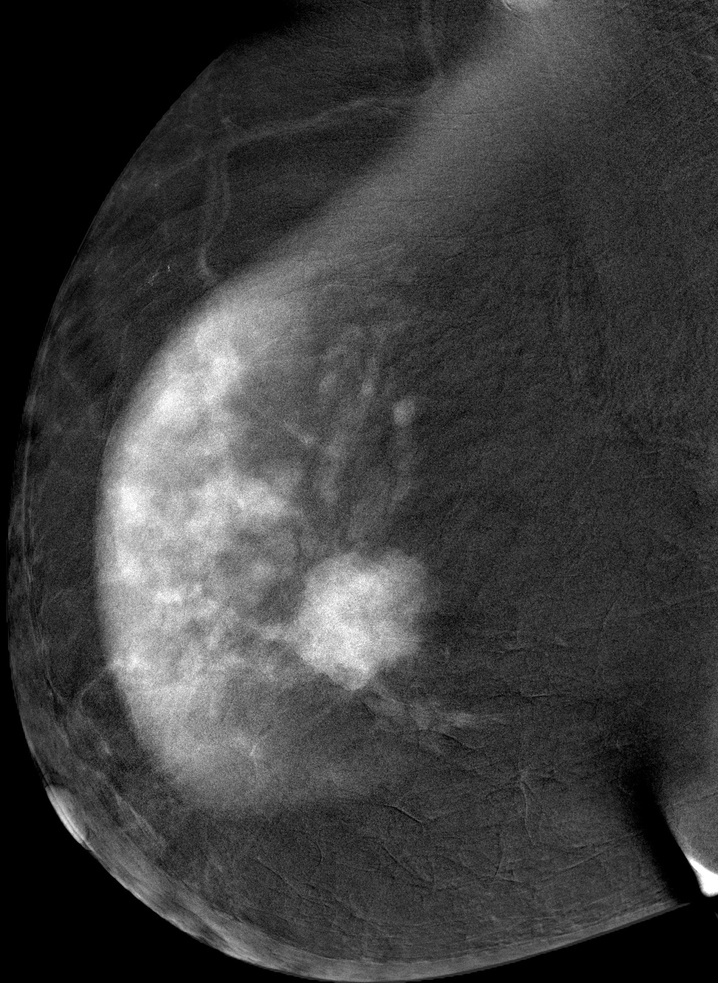
%> input picture program/sample_images/cdd-cancerous-1.jpg, 718 x 983 px, shrunk from 1858 x 2543 before the run
$ octave --eval "result = border('sample_images/cdd-cancerous-1.jpg');"   (GNU Octave 9; MATLAB toolbox functions it lacks are replaced by stand-ins)
%> lines starting %> are read from the running program, lines starting %| are printed output that depends on the picture; in (x1, y1, x2, y2) boxes, pixels count from 0 and x2, y2 are one past the last pixel; in counts of white or black regions, pixels touching at a corner belong together; the program's own positions count from 1
% border
%
%Author: Paul Wanczuk
%Course: BME 3053C Computer Applications for BME
%Term: Fall 2022
%J. Crayton Pruitt Family Department of Biomedical Engineering
%University of Florida
%Email: pwanczuk@ufl.edu
%
%This function detects the border, outside region of the breast that may
%have bright regions that would interfere with Calcificator and Tumorator
%functions.
function [Bord]=border(imgn)
%> called with imgn = 'sample_images/cdd-cancerous-1.jpg'
img=imread(imgn);
%> img is the input picture: size 983x718 uint8; min 0, max 255, mean 61.4
%brightens the entire breast and fills in holes in the breast image
I=imsharpen(img,'Amount',50);
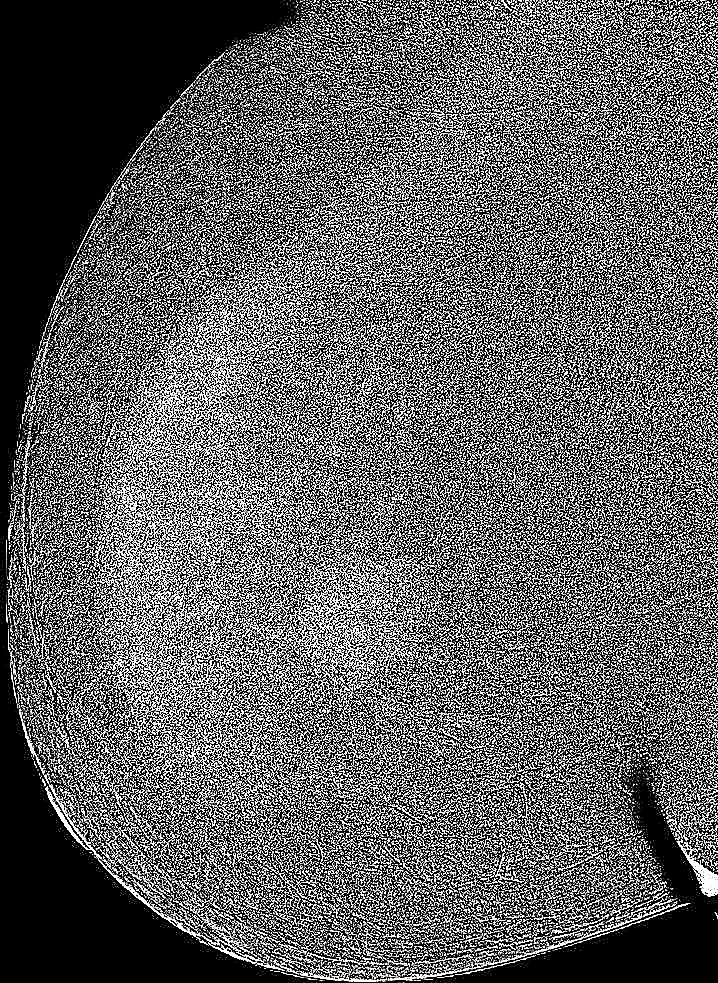
%> I: size 983x718 uint8; min 0, max 255, mean 96.6
se90=strel('line', 6, 90);
se0=strel('line', 6, 0);
Idil=imdilate(I,[se90 se0]);
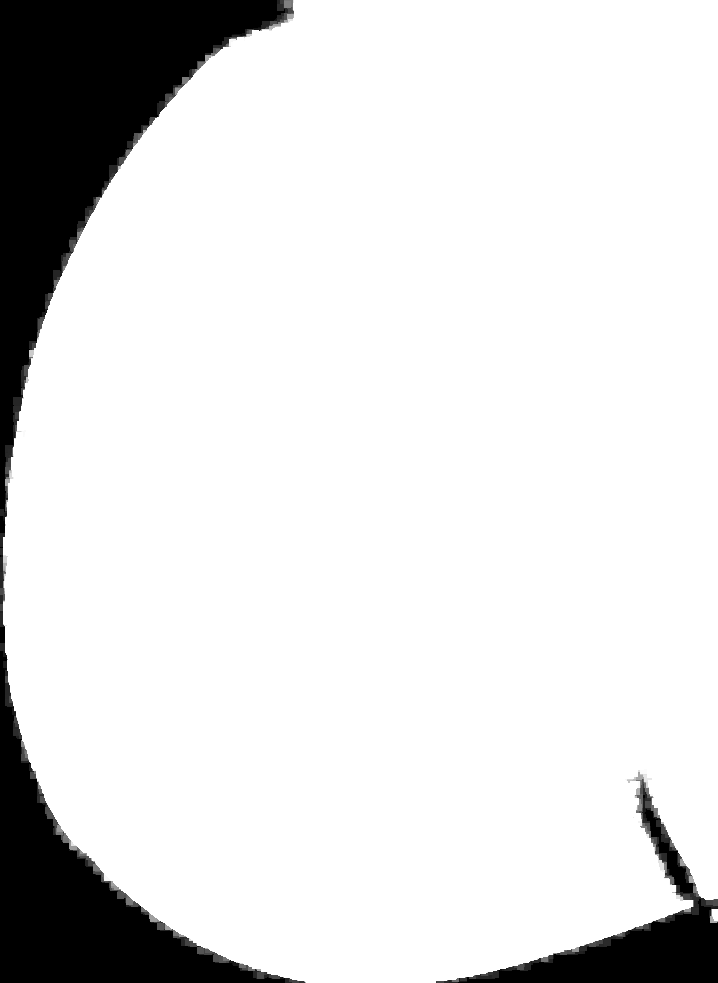
%> Idil: size 983x718 uint8; min 0, max 255, mean 223.2
%finds the border of the breast and enlarges/thickens the border
[~, threshold]=edge(Idil,'sobel');
%> threshold = 0.0547
fudgeFactor=0.8;
Iedge=edge(Idil, 'sobel', threshold*fudgeFactor);
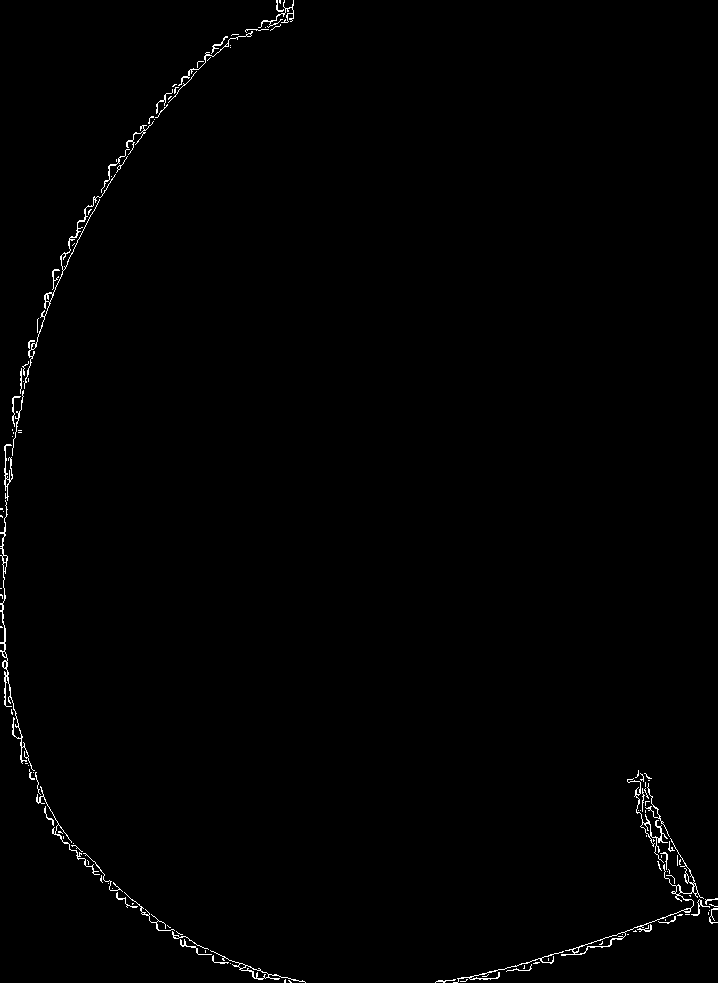
%> Iedge: size 983x718 logical; 0.74% white in thin lines or dots
se91=strel('line', 25, 90);
se1=strel('line', 25, 0);
Bord=imdilate(Iedge,[se91 se1]);
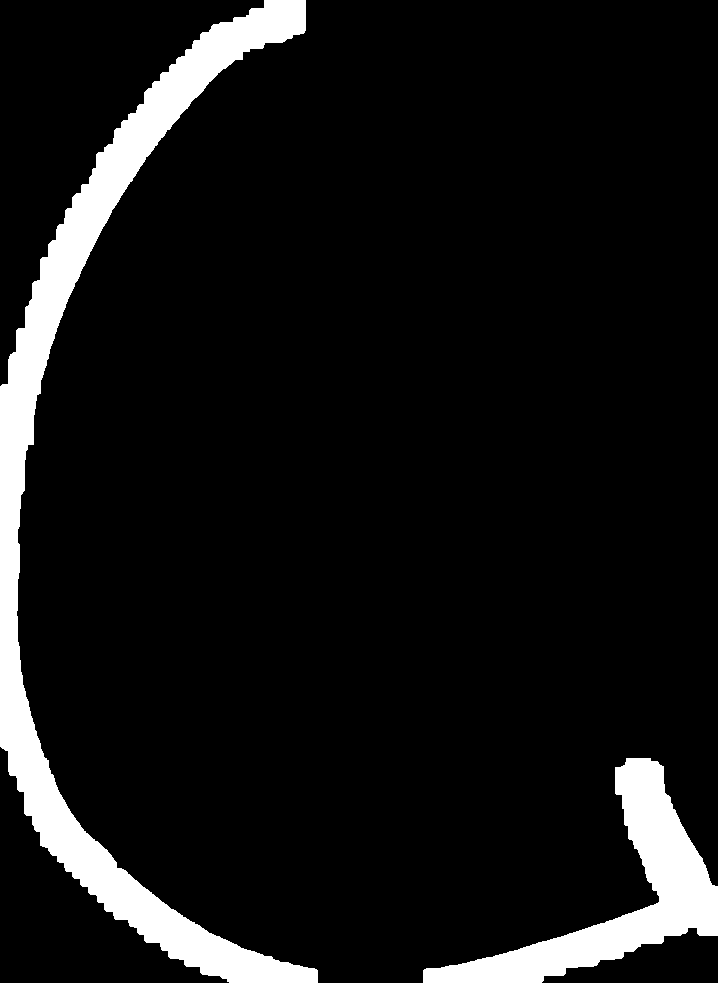
%> Bord: size 983x718 logical; 8.5% white; 2 white regions, box (x1, y1, x2, y2) and area: (0, 0, 318, 983) 42466, (423, 758, 718, 983) 17398
end

$ run again, on program/sample_images/cdd-cancerous-2.jpg
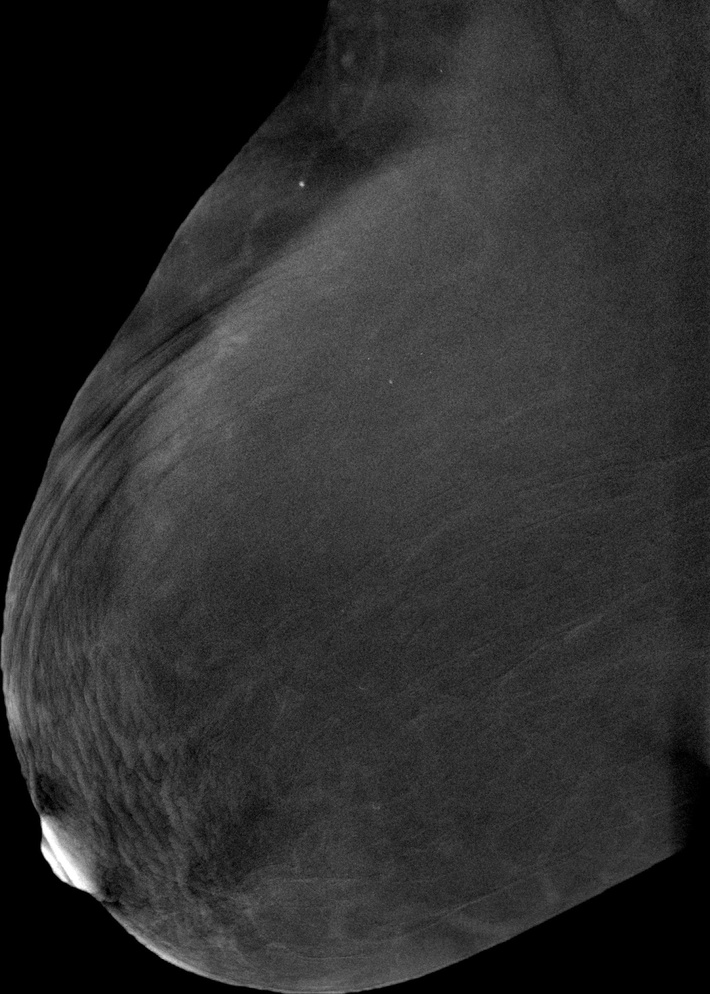
%> input picture program/sample_images/cdd-cancerous-2.jpg, 710 x 994 px, shrunk from 1491 x 2088 before the run
%> in border, img is the input picture: size 994x710 uint8; min 0, max 255, mean 45.2
%> in border, `Idil=imdilate(I,[se90 se0]);`:
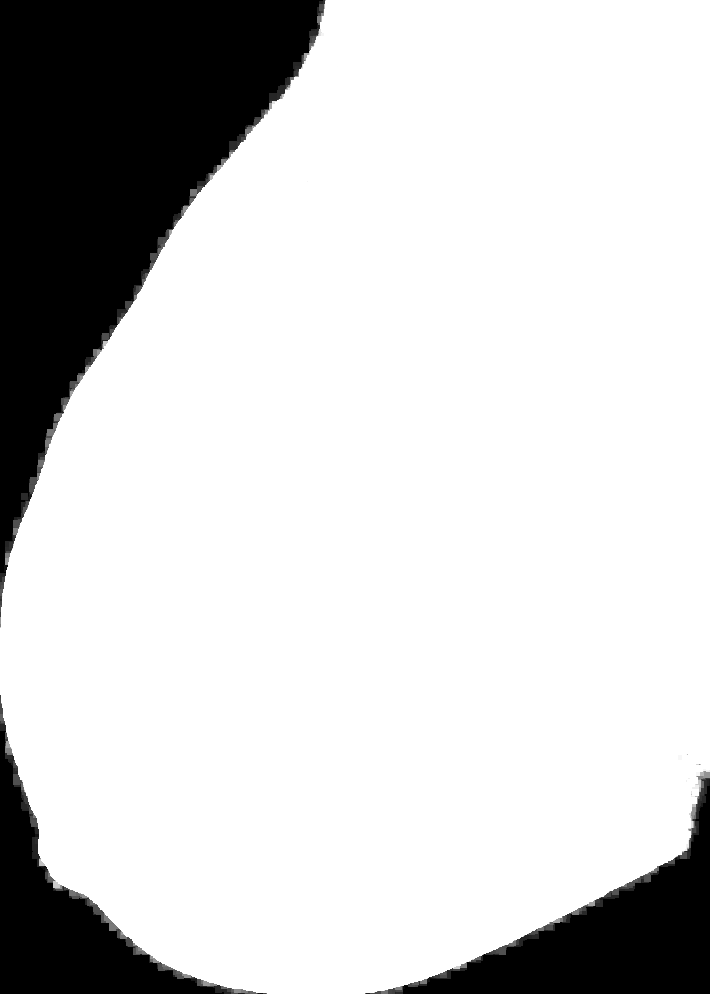
%> Idil: size 994x710 uint8; min 0, max 255, mean 208.4
%> threshold = 0.049
%> Iedge: size 994x710 logical; 0.65% white in thin lines or dots
%> in border, `Bord=imdilate(Iedge,[se91 se1]);`:
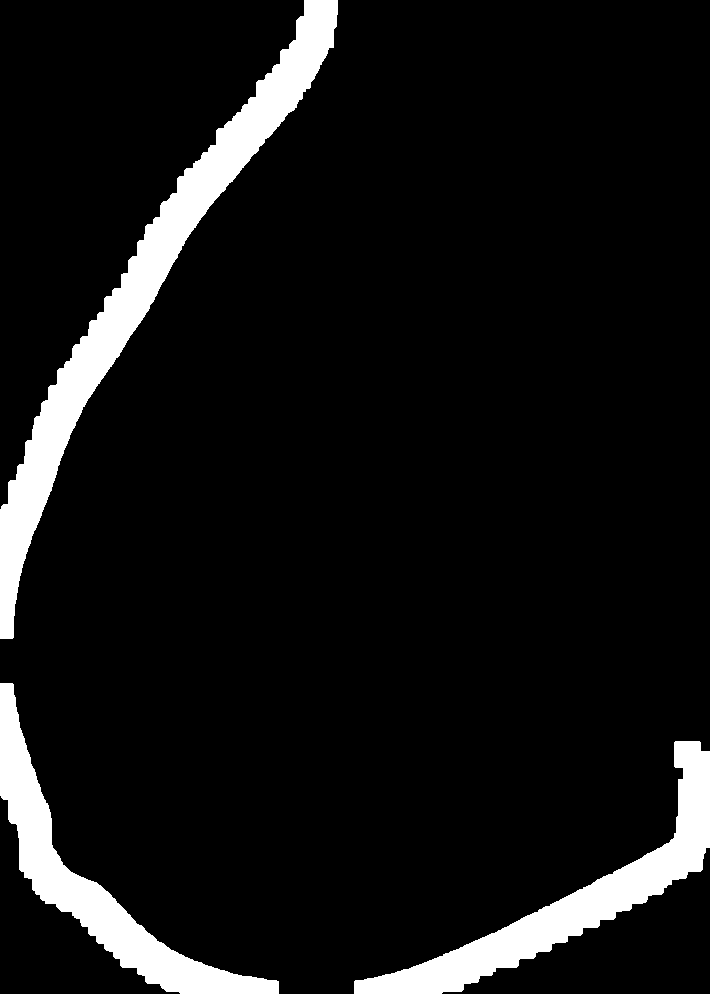
%> Bord: size 994x710 logical; 8.2% white; 3 white regions, box (x1, y1, x2, y2) and area: (0, 0, 338, 639) 26538, (354, 741, 710, 994) 16442, (0, 683, 279, 994) 15089

$ run again, on program/sample_images/cdd-non-cancerous-1.jpg
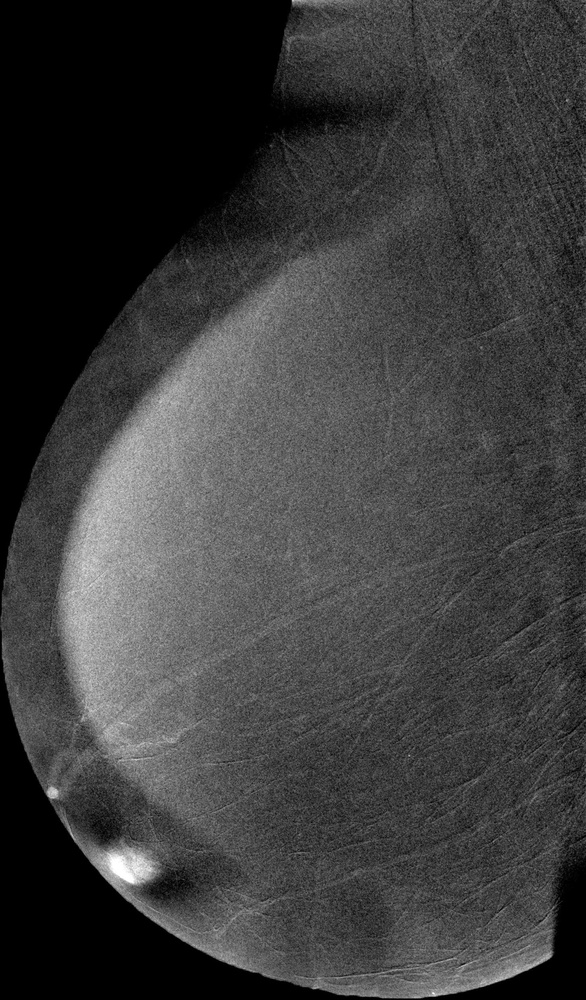
%> input picture program/sample_images/cdd-non-cancerous-1.jpg, 586 x 1000 px, shrunk from 1453 x 2479 before the run
%> in border, img is the input picture: size 1000x586 uint8; min 0, max 255, mean 60.3
%> in border, `Idil=imdilate(I,[se90 se0]);`:
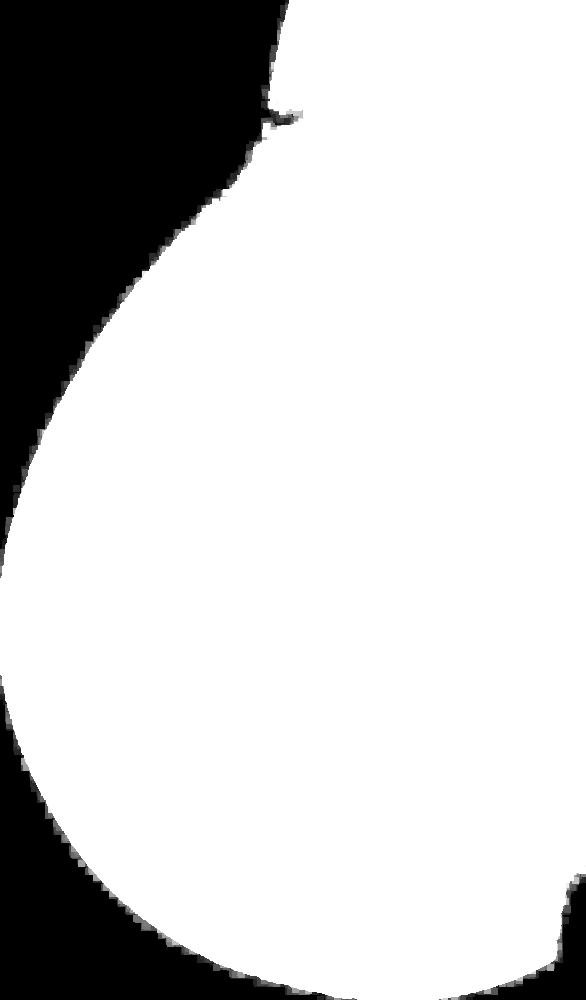
%> Idil: size 1000x586 uint8; min 0, max 255, mean 204.3
%> threshold = 0.0513
%> Iedge: size 1000x586 logical; 0.72% white in thin lines or dots
%> in border, `Bord=imdilate(Iedge,[se91 se1]);`:
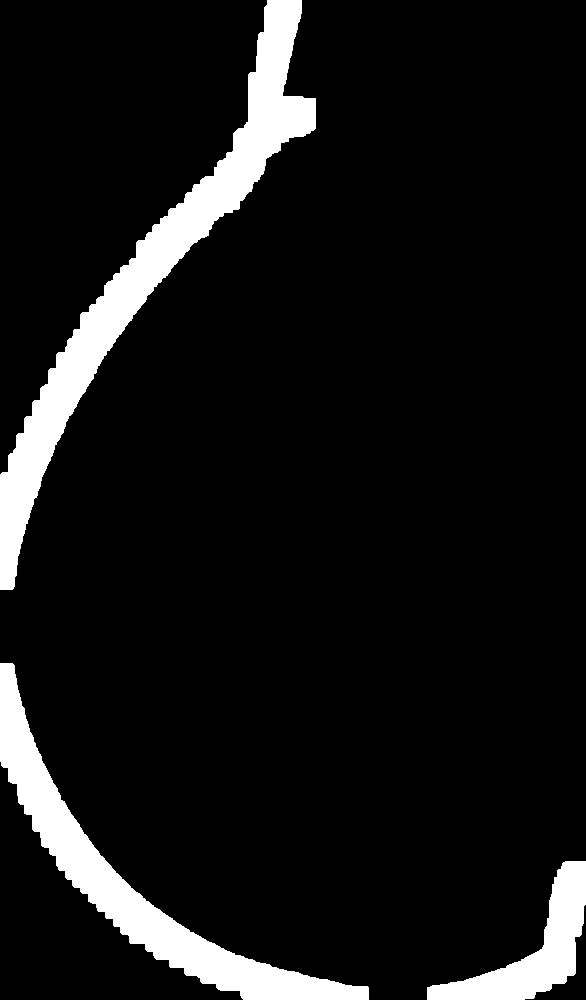
%> Bord: size 1000x586 logical; 8.8% white; 3 white regions, box (x1, y1, x2, y2) and area: (0, 0, 316, 590) 26042, (0, 663, 369, 1000) 18323, (427, 861, 586, 1000) 7283
